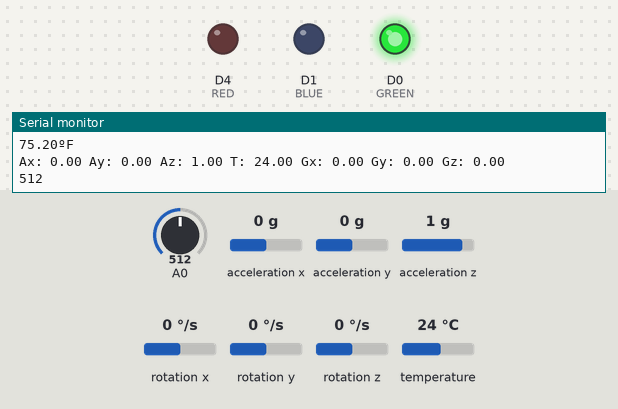
Simulated run of this sketch. Board: ESP8266 (NodeMCU). Parts: output pins drawn as LEDs (lit = HIGH), the last lines printed to the serial monitor. Wiring (inferred from the names in the program): MPU-6050 motion sensor at I2C address 0x68. The test bench sets the inputs (shaded band); at power-on: A0 = 512, acceleration x 0 g, acceleration y 0 g, acceleration z 1 g, rotation x 0 °/s, rotation y 0 °/s, rotation z 0 °/s, temperature 24 °C. WiFi joins after 1.5 s; servers stay silent unless stated.

Above: at 3.1 s.
3.2 s: A0 set to 108
5.2 s: A0 set to 94
At 6.7 s:
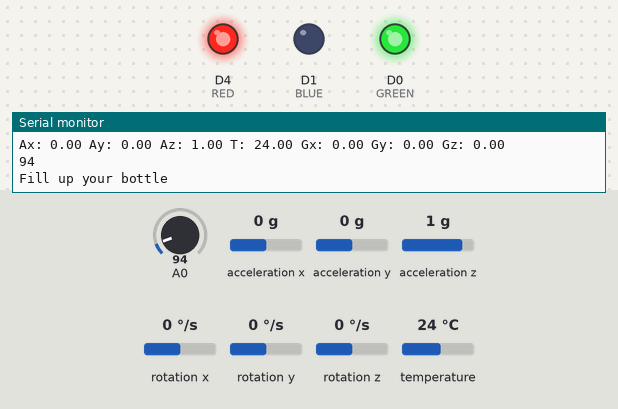
11.3 s: acceleration x set to -0.3 g
At 12.1 s:
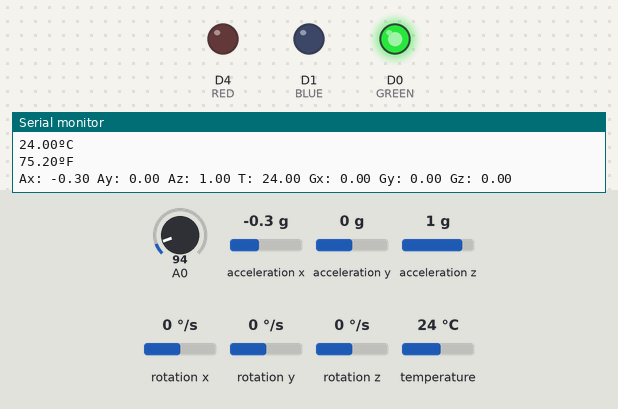
13.0 s: acceleration x set to 0 g
At 14.5 s:
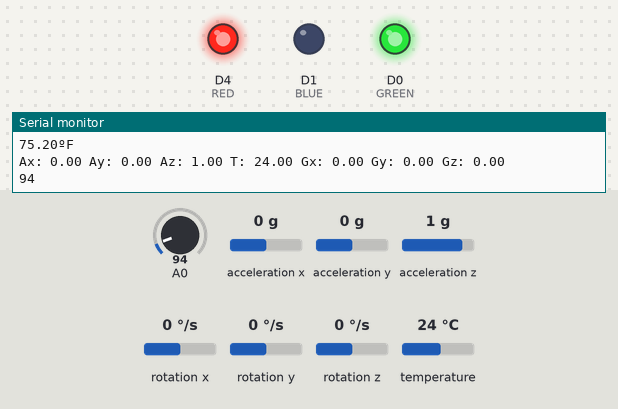
Timing chart, 0 to 17.9 s (numbered marks = the images above; inputs shaded):
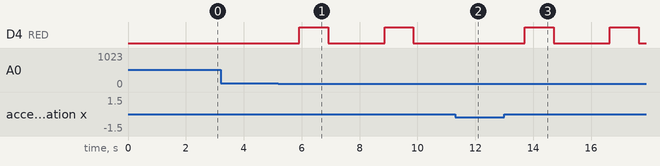

Measured:
- the behaviour switches between 101 and 100 on A0 (found by bisection; images 0 and 1)
- the behaviour switches between -0.2 and -0.1 g on acceleration x (found by bisection; images 2 and 3)
- after the input at 5.2 s, D4 (RED): alternates HIGH for 1.0 s and LOW for 1.9 s, starting after 0.72 s
- after the input at 11.3 s, D4 (RED): stays LOW (without the input it goes to HIGH after 0.51 s)
- after the input at 13.0 s, D4 (RED): alternates HIGH for 1.0 s and LOW for 1.9 s, starting after 0.71 s

The sketch:

Smart_Bottle_CodeFinal.ino
```cpp
#include <Wire.h>
#include <OneWire.h>
#include <DallasTemperature.h>
#include <ESP8266WiFi.h>
#include <BlynkSimpleEsp8266.h>

BlynkTimer timer;

#define BLYNK_TEMPLATE_ID "TMPLb5Pa7_D3"
#define BLYNK_DEVICE_NAME "Smart Water Bottle"
#define BLYNK_AUTH_TOKEN "BzBb2CWJoZU2o61pKnhMfhaHtdDCSkT8"

char auth[] = BLYNK_AUTH_TOKEN;
char ssid[] = "poco";//Enter your WIFI name
char pass[] = "123456789";//Enter your WIFI password

//water level
int val = 0 ;


// temperature
const int oneWireBus = 4;    // GPIO where the DS18B20 is connected to  D2
OneWire oneWire(oneWireBus); // Setup a oneWire instance to communicate with any OneWire devices
DallasTemperature sensors(&oneWire); // Pass our oneWire reference to Dallas Temperature sensor

//Time Counter
unsigned long nextUpdate;
int count=0 ;
int prev=0 ;
int diff=0;


//LED's
 const int GREEN = 16; //D0
 const int BLUE = 5; //D1
 const int RED = 2; //D4
 int ending = 0;
 bool isDrinking = true;
 bool isEmpty = false;
 bool state = true;
 bool empty_state = false;

// gyro
const uint8_t MPU6050SlaveAddress = 0x68; // MPU6050 Slave Device Address
const uint8_t scl = D6;  // Select SDA and SCL pins for I2C communication
const uint8_t sda = D7;
const uint16_t AccelScaleFactor = 16384; // sensitivity scale factor respective to full scale setting provided in datasheet
const uint16_t GyroScaleFactor = 131;


// MPU6050 few configuration register addresses
const uint8_t MPU6050_REGISTER_SMPLRT_DIV   =  0x19;
const uint8_t MPU6050_REGISTER_USER_CTRL    =  0x6A;
const uint8_t MPU6050_REGISTER_PWR_MGMT_1   =  0x6B;
const uint8_t MPU6050_REGISTER_PWR_MGMT_2   =  0x6C;
const uint8_t MPU6050_REGISTER_CONFIG       =  0x1A;
const uint8_t MPU6050_REGISTER_GYRO_CONFIG  =  0x1B;
const uint8_t MPU6050_REGISTER_ACCEL_CONFIG =  0x1C;
const uint8_t MPU6050_REGISTER_FIFO_EN      =  0x23;
const uint8_t MPU6050_REGISTER_INT_ENABLE   =  0x38;
const uint8_t MPU6050_REGISTER_ACCEL_XOUT_H =  0x3B;
const uint8_t MPU6050_REGISTER_SIGNAL_PATH_RESET  = 0x68;

int16_t AccelX, AccelY, AccelZ, Temperature, GyroX, GyroY, GyroZ;

//initial port and output pins
void setup() {
  Serial.begin(9600);
  pinMode(GREEN,OUTPUT);
  pinMode(BLUE,OUTPUT);
  pinMode(RED,OUTPUT);
  digitalWrite(GREEN,HIGH);


  //gyro
  Wire.begin(sda, scl);
  MPU6050_Init();

  sensors.begin(); // Start the DS18B20 sensor temperature

  //Initialize the Blynk library
  Blynk.begin(auth, ssid, pass, "blynk.cloud", 80);

  timer.setInterval(300L, getSendData);

  nextUpdate = millis() + 10000UL;  //timer
}

void loop() {

  //Run the Blynk library
  Blynk.run();
  timer.run(); // Initiates SimpleTimer

// gyro sensor

  double Ax, Ay, Az, T, Gx, Gy, Gz;
  Read_RawValue(MPU6050SlaveAddress, MPU6050_REGISTER_ACCEL_XOUT_H);

  //divide each with their sensitivity scale factor
  Ax = (double)AccelX/AccelScaleFactor;
  Ay = (double)AccelY/AccelScaleFactor;
  Az = (double)AccelZ/AccelScaleFactor;
  T = (double)Temperature/340+36.53; //temperature formula
  Gx = (double)GyroX/GyroScaleFactor;
  Gy = (double)GyroY/GyroScaleFactor;
  Gz = (double)GyroZ/GyroScaleFactor;

  Serial.print("Ax: "); Serial.print(Ax);
  Serial.print(" Ay: "); Serial.print(Ay);
  Serial.print(" Az: "); Serial.print(Az);
  Serial.print(" T: "); Serial.print(T);
  Serial.print(" Gx: "); Serial.print(Gx);
  Serial.print(" Gy: "); Serial.print(Gy);
  Serial.print(" Gz: "); Serial.println(Gz);
  delay(50);


  if(  (-0.20<= Ax >= 0.09) && (-0.20<= Ay >= 0.09) && (0.90<= Az >= 0.99)){

     //water level code
      count=analogRead(A0);
      // Water Level Sensor output pin connected A0
      Serial.println(count);  // See the Value In Serial Monitor
      if(count>100){

       if (millis() >= nextUpdate)
      {
      diff = abs(prev-count);
      if(diff>90){
        Serial.print("Good");
        isDrinking = true;
        digitalWrite(BLUE,LOW);
        state = true;
      }
      else
      {
        Serial.println("Please Sir, Drink Water");
        isDrinking = false;
        digitalWrite(BLUE,HIGH);
        state = false;
      }
      nextUpdate = millis() + 10000UL;
      prev = count ;
      }
    }
    else
    {
      isEmpty = true;
      if(ending==0){
      Serial.println("Fill up your bottle");
      ending=1;
      }
      digitalWrite(RED,HIGH);
      delay(1000);
      digitalWrite(RED,LOW);
      delay(1000);
//      exit(0);
    }
  }
    delay(100);      // for timer

}


 void getSendData()
{
  sensors.requestTemperatures();
  float temperatureC = sensors.getTempCByIndex(0);
  float temperatureF = sensors.getTempFByIndex(0);
  Serial.print(temperatureC);
  Serial.println("ºC");
  Serial.print(temperatureF);
  Serial.println("ºF");
  Blynk.virtualWrite(0, temperatureC); //virtual pin V0
  Blynk.virtualWrite(1, count);
  if(isEmpty){
  Blynk.virtualWrite(4, "Please fill up your Bottle.");
  isEmpty = false;
  }


  if(!isDrinking){
    Blynk.virtualWrite(3, "Time to drink some water.");
    isDrinking= true;
  }


}


void I2C_Write(uint8_t deviceAddress, uint8_t regAddress, uint8_t data){
  Wire.beginTransmission(deviceAddress);
  Wire.write(regAddress);
  Wire.write(data);
  Wire.endTransmission();
}
// read all 14 register
void Read_RawValue(uint8_t deviceAddress, uint8_t regAddress){
  Wire.beginTransmission(deviceAddress);
  Wire.write(regAddress);
  Wire.endTransmission();
  Wire.requestFrom(deviceAddress, (uint8_t)14);
  AccelX = (((int16_t)Wire.read()<<8) | Wire.read());
  AccelY = (((int16_t)Wire.read()<<8) | Wire.read());
  AccelZ = (((int16_t)Wire.read()<<8) | Wire.read());
  Temperature = (((int16_t)Wire.read()<<8) | Wire.read());
  GyroX = (((int16_t)Wire.read()<<8) | Wire.read());
  GyroY = (((int16_t)Wire.read()<<8) | Wire.read());
  GyroZ = (((int16_t)Wire.read()<<8) | Wire.read());
}
//configure MPU6050
void MPU6050_Init(){
  delay(100);
  I2C_Write(MPU6050SlaveAddress, MPU6050_REGISTER_SMPLRT_DIV, 0x07);
  I2C_Write(MPU6050SlaveAddress, MPU6050_REGISTER_PWR_MGMT_1, 0x01);
  I2C_Write(MPU6050SlaveAddress, MPU6050_REGISTER_PWR_MGMT_2, 0x00);
  I2C_Write(MPU6050SlaveAddress, MPU6050_REGISTER_CONFIG, 0x00);
  I2C_Write(MPU6050SlaveAddress, MPU6050_REGISTER_GYRO_CONFIG, 0x00);//set +/-250 degree/second full scale
  I2C_Write(MPU6050SlaveAddress, MPU6050_REGISTER_ACCEL_CONFIG, 0x00);// set +/- 2g full scale
  I2C_Write(MPU6050SlaveAddress, MPU6050_REGISTER_FIFO_EN, 0x00);
  I2C_Write(MPU6050SlaveAddress, MPU6050_REGISTER_INT_ENABLE, 0x01);
  I2C_Write(MPU6050SlaveAddress, MPU6050_REGISTER_SIGNAL_PATH_RESET, 0x00);
  I2C_Write(MPU6050SlaveAddress, MPU6050_REGISTER_USER_CTRL, 0x00);
}
```
